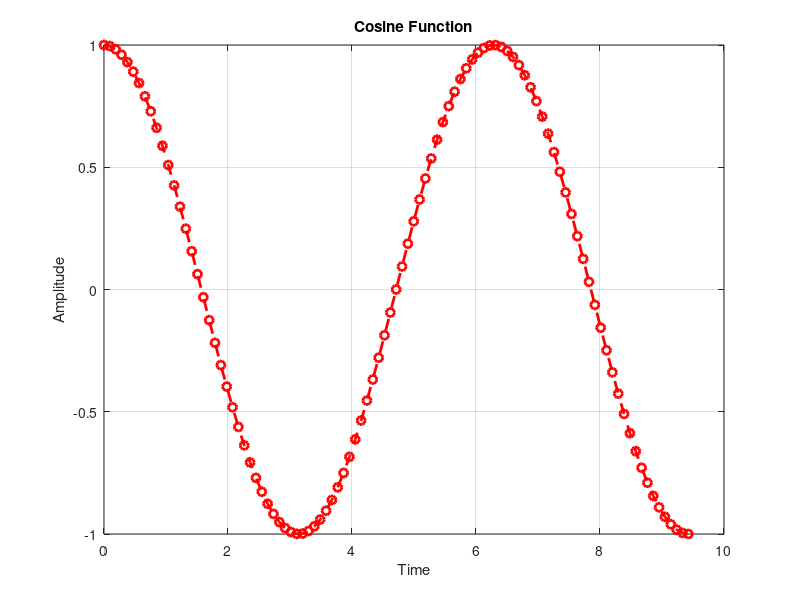

This figure's MATLAB source:
clc
clear
x=[0:3*pi/100:3*pi];
y=cos(x);
plot(x,y,'--or','linewidth',2)
grid on
xlabel('Time')
ylabel('Amplitude')
title('Cosine Function')